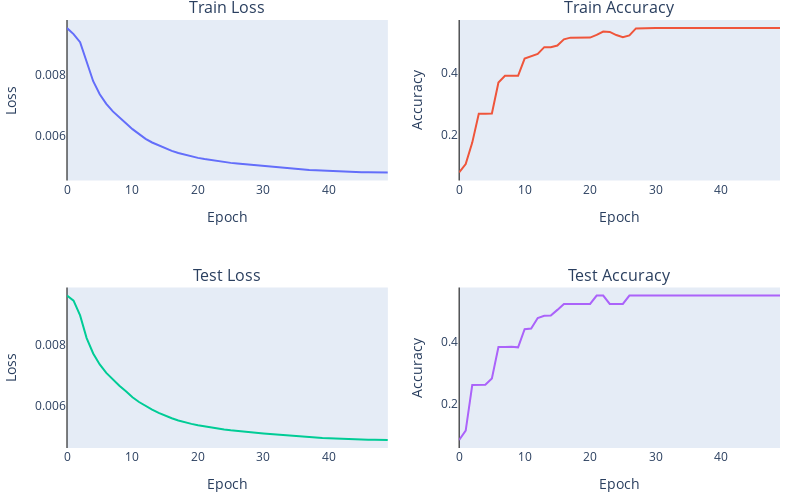

The notebook cell this image was saved under:
### Code cell
plot_metrics(train_loss,train_acc, test_loss, test_acc)

### Figure 1 — Plotly figure (JSON) as saved in the notebook; plotly's stock layout.template omitted (floating-point values rounded to 4 significant figures)
{"data": [{"type": "scatter", "xaxis": "x", "y": [0.009545, 0.009345, 0.009078, 0.00842, 0.007796, 0.00737, 0.007053, 0.006805, 0.006596, 0.006411, 0.006221, 0.006046, 0.005901, 0.005782, 0.005683, 0.005591, 0.005507, 0.005436, 0.005375, 0.005324, 0.005276, 0.005237, 0.005201, 0.005169, 0.005141, 0.005112, 0.005089, 0.005068, 0.005046, 0.005026, 0.00501, 0.00499, 0.00497, 0.00495, 0.004929, 0.00491, 0.004894, 0.004879, 0.004868, 0.004856, 0.004846, 0.00484, 0.004827, 0.004818, 0.00481, 0.004808, 0.004804, 0.004801, 0.004799, 0.004797], "yaxis": "y"}, {"type": "scatter", "xaxis": "x2", "y": [0.07677, 0.1039, 0.1735, 0.2667, 0.2667, 0.2676, 0.3684, 0.39, 0.3901, 0.39, 0.4458, 0.4522, 0.4606, 0.4826, 0.4824, 0.488, 0.5078, 0.5135, 0.5135, 0.5135, 0.5135, 0.5221, 0.5333, 0.5321, 0.5218, 0.5149, 0.5204, 0.5433, 0.5445, 0.5445, 0.5445, 0.5446, 0.5446, 0.5446, 0.5446, 0.5446, 0.5446, 0.5446, 0.5446, 0.5446, 0.5446, 0.5446, 0.5446, 0.5446, 0.5446, 0.5446, 0.5446, 0.5446, 0.5446, 0.5446], "yaxis": "y2"}, {"type": "scatter", "xaxis": "x3", "y": [0.009633, 0.009464, 0.008978, 0.008232, 0.007728, 0.007367, 0.007091, 0.006863, 0.00667, 0.006484, 0.00629, 0.006131, 0.005993, 0.005879, 0.005775, 0.005681, 0.005597, 0.005525, 0.005463, 0.005412, 0.005366, 0.005325, 0.005289, 0.005256, 0.005227, 0.0052, 0.005176, 0.005155, 0.005135, 0.005117, 0.005097, 0.005077, 0.005059, 0.005038, 0.005017, 0.004999, 0.004982, 0.00497, 0.004957, 0.004944, 0.004937, 0.004926, 0.004913, 0.004904, 0.0049, 0.004896, 0.004892, 0.004887, 0.004889, 0.004883], "yaxis": "y3"}, {"type": "scatter", "xaxis": "x4", "y": [0.084, 0.114, 0.26, 0.26, 0.261, 0.281, 0.382, 0.382, 0.383, 0.381, 0.439, 0.441, 0.475, 0.482, 0.483, 0.501, 0.52, 0.52, 0.52, 0.52, 0.52, 0.547, 0.547, 0.52, 0.52, 0.52, 0.547, 0.547, 0.547, 0.547, 0.547, 0.547, 0.547, 0.547, 0.547, 0.547, 0.547, 0.547, 0.547, 0.547, 0.547, 0.547, 0.547, 0.547, 0.547, 0.547, 0.547, 0.547, 0.547, 0.547], "yaxis": "y4"}], "layout": {"annotations": [{"font": {"size": 16}, "showarrow": false, "text": "Train Loss", "x": 0.225, "xanchor": "center", "xref": "paper", "y": 1, "yanchor": "bottom", "yref": "paper"}, {"font": {"size": 16}, "showarrow": false, "text": "Train Accuracy", "x": 0.775, "xanchor": "center", "xref": "paper", "y": 1, "yanchor": "bottom", "yref": "paper"}, {"font": {"size": 16}, "showarrow": false, "text": "Test Loss", "x": 0.225, "xanchor": "center", "xref": "paper", "y": 0.375, "yanchor": "bottom", "yref": "paper"}, {"font": {"size": 16}, "showarrow": false, "text": "Test Accuracy", "x": 0.775, "xanchor": "center", "xref": "paper", "y": 0.375, "yanchor": "bottom", "yref": "paper"}], "font": {"size": 12}, "height": 500, "margin": {"b": 10, "l": 10, "pad": 0, "r": 20, "t": 20}, "showlegend": false, "width": 800, "xaxis": {"anchor": "y", "domain": [0, 0.45], "showgrid": false, "title": {"text": "Epoch"}, "zeroline": true, "zerolinecolor": "black", "zerolinewidth": 1}, "xaxis2": {"anchor": "y2", "domain": [0.55, 1], "showgrid": false, "title": {"text": "Epoch"}, "zeroline": true, "zerolinecolor": "black", "zerolinewidth": 1}, "xaxis3": {"anchor": "y3", "domain": [0, 0.45], "showgrid": false, "title": {"text": "Epoch"}, "zeroline": true, "zerolinecolor": "black", "zerolinewidth": 1}, "xaxis4": {"anchor": "y4", "domain": [0.55, 1], "showgrid": false, "title": {"text": "Epoch"}, "zeroline": true, "zerolinecolor": "black", "zerolinewidth": 1}, "yaxis": {"anchor": "x", "domain": [0.625, 1], "showgrid": false, "title": {"text": "Loss"}}, "yaxis2": {"anchor": "x2", "domain": [0.625, 1], "showgrid": false, "title": {"text": "Accuracy"}}, "yaxis3": {"anchor": "x3", "domain": [0, 0.375], "showgrid": false, "title": {"text": "Loss"}}, "yaxis4": {"anchor": "x4", "domain": [0, 0.375], "showgrid": false, "title": {"text": "Accuracy"}}}}
